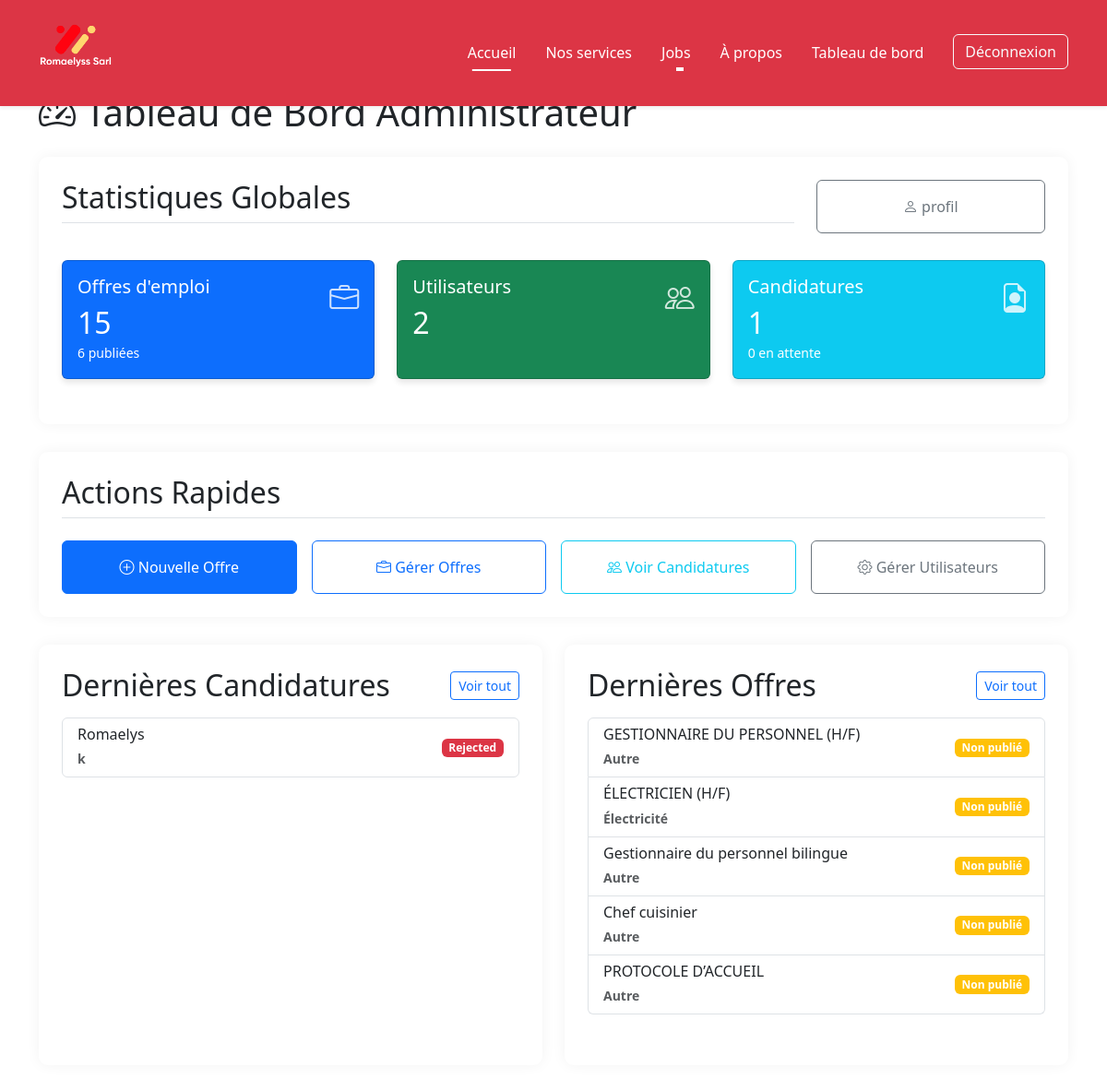
/dashboard.php (signed in), run on the app's committed database.
### tables this page shows
CREATE TABLE IF NOT EXISTS `applications` (
  `id` int NOT NULL AUTO_INCREMENT,
  `user_id` int NOT NULL,
  `job_id` int NOT NULL,
  `cover_letter` text NOT NULL,
  `cv_path` varchar(255) NOT NULL,
  `status` enum('pending','reviewed','accepted','rejected') DEFAULT 'pending',
  `applied_at` timestamp NULL DEFAULT CURRENT_TIMESTAMP,
  PRIMARY KEY (`id`),
  KEY `user_id` (`user_id`),
  KEY `job_id` (`job_id`)
);

CREATE TABLE IF NOT EXISTS `users` (
  `id` int NOT NULL AUTO_INCREMENT,
  `username` varchar(50) NOT NULL,
  `email` varchar(100) NOT NULL,
  `password` varchar(255) NOT NULL,
  `full_name` varchar(100) NOT NULL,
  `phone` varchar(20) DEFAULT NULL,
  `address` text,
  `user_type` enum('candidate','admin') DEFAULT 'candidate',
  `created_at` timestamp NULL DEFAULT CURRENT_TIMESTAMP,
  PRIMARY KEY (`id`),
  UNIQUE KEY `username` (`username`),
  UNIQUE KEY `email` (`email`)
);

CREATE TABLE IF NOT EXISTS `jobs` (
  `id` int NOT NULL AUTO_INCREMENT,
  `title` varchar(100) NOT NULL,
  `description` text NOT NULL,
  `requirements` text NOT NULL,
  `expiry_date` date NOT NULL,
  `category` varchar(50) NOT NULL,
  `image_path` varchar(255) DEFAULT NULL,
  `published` tinyint(1) DEFAULT '0',
  `created_at` timestamp NULL DEFAULT CURRENT_TIMESTAMP,
  `updated_at` timestamp NULL DEFAULT CURRENT_TIMESTAMP ON UPDATE CURRENT_TIMESTAMP,
  PRIMARY KEY (`id`)
);

### dashboard.php (the view, shortened to what this page needs)
<?php
require_once 'includes/config.php';
$stats = [
    'jobs' => $pdo->query("SELECT COUNT(*) FROM jobs")->fetchColumn(),
    'published_jobs' => $pdo->query("SELECT COUNT(*) FROM jobs WHERE published = 1")->fetchColumn(),
    'users' => $pdo->query("SELECT COUNT(*) FROM users")->fetchColumn(),
    'applications' => $pdo->query("SELECT COUNT(*) FROM applications")->fetchColumn(),
    'pending_applications' => $pdo->query("SELECT COUNT(*) FROM applications WHERE status = 'pending'")->fetchColumn()
];
$recent_applications = $pdo->query(
    "SELECT a.*, u.full_name, j.title as job_title
     FROM applications a
     JOIN users u ON a.user_id = u.id
     JOIN jobs j ON a.job_id = j.id
     ORDER BY a.applied_at DESC LIMIT 5"
)->fetchAll();
$recent_jobs = $pdo->query(
    "SELECT * FROM jobs ORDER BY created_at DESC LIMIT 5"
)->fetchAll();
?>
<!DOCTYPE html>
<html lang="fr">
<head>
    <link href="https://cdn.jsdelivr.net/npm/bootstrap@5.3.0/dist/css/bootstrap.min.css" rel="stylesheet">
    <link rel="stylesheet" href="https://cdn.jsdelivr.net/npm/bootstrap-icons@1.10.0/font/bootstrap-icons.css">
</head>
<body>
    <?php include 'includes/header.php'; ?>
    <div class="container py-5">
        <h1 class="mb-4"><i class="bi bi-speedometer2"></i> Tableau de Bord Administrateur</h1>
        <div class="dashboard-section">
            <div class="row">
                <div class="col-md-9">
        <h2 class="mb-4 border-bottom pb-2">Statistiques Globales</h2>
                </div>
                <div class="col-md-3 mx-auto">
                        <a href="profile.php" class="btn btn-outline-secondary w-100 py-3">
                            <i class="bi bi-person"></i> profil
                        </a>
                    </div>
            </div>
            <div class="row mt-3">
                <div class="col-md-4 mb-4">
                    <div class="card stat-card bg-primary text-white h-100">
                        <div class="card-body">
                            <div class="d-flex justify-content-between">
                                <div>
                                    <h5 class="card-title">Offres d'emploi</h5>
                                    <h2 class="mb-0"><?= $stats['jobs'] ?></h2>
                                    <small><?= $stats['published_jobs'] ?> publiées</small>
                                </div>
                                <i class="bi bi-briefcase stat-icon"></i>
                            </div>
                        </div>
                    </div>
                </div>
                <div class="col-md-4 mb-4">
                    <div class="card stat-card bg-success text-white h-100">
                        <div class="card-body">
                            <div class="d-flex justify-content-between">
                                <div>
                                    <h5 class="card-title">Utilisateurs</h5>
                                    <h2 class="mb-0"><?= $stats['users'] ?></h2>
                                </div>
                                <i class="bi bi-people stat-icon"></i>
                            </div>
                        </div>
                    </div>
                </div>
                <div class="col-md-4 mb-4">
                    <div class="card stat-card bg-info text-white h-100">
                        <div class="card-body">
                            <div class="d-flex justify-content-between">
                                <div>
                                    <h5 class="card-title">Candidatures</h5>
                                    <h2 class="mb-0"><?= $stats['applications'] ?></h2>
                                    <small><?= $stats['pending_applications'] ?> en attente</small>
                                </div>
                                <i class="bi bi-file-earmark-person stat-icon"></i>
                            </div>
                        </div>
                    </div>
                </div>
            </div>
        </div>
        <div class="dashboard-section">
            <h2 class="mb-4 border-bottom pb-2">Actions Rapides</h2>
            <div class="row g-3">
                <div class="col-md-3">
                    <a href="add.php" class="btn btn-primary w-100 py-3">
                        <i class="bi bi-plus-circle"></i> Nouvelle Offre
                    </a>
                </div>
                <div class="col-md-3">
                    <a href="gestion_offres.php" class="btn btn-outline-primary w-100 py-3">
                        <i class="bi bi-briefcase"></i> Gérer Offres
                    </a>
                </div>
                <div class="col-md-3">
                    <a href="gestion_candidature.php" class="btn btn-outline-info w-100 py-3">
                        <i class="bi bi-people"></i> Voir Candidatures
                    </a>
                </div>
                <div class="col-md-3">
                    <a href="users.php" class="btn btn-outline-secondary w-100 py-3">
                        <i class="bi bi-gear"></i> Gérer Utilisateurs
                    </a>
                </div>
            </div>
        </div>
        <div class="row">
            <div class="col-md-6">
                <div class="dashboard-section h-100">
                    <div class="d-flex justify-content-between align-items-center mb-3">
                        <h2 class="mb-0">Dernières Candidatures</h2>
                        <a href="gestion_candidature.php" class="btn btn-sm btn-outline-primary">Voir tout</a>
                    </div>
                    <div class="list-group">
                        <?php if (empty($recent_applications)): ?>
                            <div class="alert alert-info">Aucune candidature récente</div>
                        <?php else: ?>
                            <?php foreach ($recent_applications as $app): ?>
                                <a href="view.php?id=<?= $app['id'] ?>"
                                   class="list-group-item list-group-item-action recent-item d-flex justify-content-between align-items-center">
                                    <div>
                                        <h6 class="mb-1"><?= htmlspecialchars($app['full_name']) ?></h6>
                                        <small class="text-muted"><?= htmlspecialchars($app['job_title']) ?></small>
                                    </div>
                                    <span class="badge bg-<?=
                                        $app['status'] === 'accepted' ? 'success' :
                                        ($app['status'] === 'rejected' ? 'danger' :
                                        ($app['status'] === 'reviewed' ? 'info' : 'secondary'))
                                    ?>">
                                        <?= ucfirst($app['status']) ?>
                                    </span>
                                </a>
                            <?php endforeach; ?>
                        <?php endif; ?>
                    </div>
                </div>
            </div>
            <div class="col-md-6">
                <div class="dashboard-section h-100">
                    <div class="d-flex justify-content-between align-items-center mb-3">
                        <h2 class="mb-0">Dernières Offres</h2>
                        <a href="tous_offres.php" class="btn btn-sm btn-outline-primary">Voir tout</a>
                    </div>
                    <div class="list-group">
                        <?php if (empty($recent_jobs)): ?>
                            <div class="alert alert-info">Aucune offre récente</div>
                        <?php else: ?>
                            <?php foreach ($recent_jobs as $job): ?>
                                <a href="edit.php?id=<?= $job['id'] ?>"
                                   class="list-group-item list-group-item-action recent-item d-flex justify-content-between align-items-center">
                                    <div>
                                        <h6 class="mb-1"><?= htmlspecialchars($job['title']) ?></h6>
                                        <small class="text-muted"><?= htmlspecialchars($job['category']) ?></small>
                                    </div>
                                    <span class="badge bg-<?= $job['published'] ? 'success' : 'warning' ?>">
                                        <?= $job['published'] ? 'Publié' : 'Non publié' ?>
                                    </span>
                                </a>
                            <?php endforeach; ?>
                        <?php endif; ?>
                    </div>
                </div>
            </div>
        </div>
    </div>
</body>
</html>

### includes/header.php (shortened to what this page needs)
<head>
    <link rel="stylesheet" href="asset/css/style.css">
    <link rel="stylesheet" href="asset/css/bootstrap.css">
</head>
<nav class="navbar navbar-expand-lg navbar-dark bg-danger shadow-sm fixed-top">
    <div class="container">
    <a class="navbar-brand fw-bold fs-4" href="index.php"><img src="asset/img/LOGO_1.png" alt="Logo Romaelyss gradi" class="mb-3" style="max-width: 80px;"></a>
        <div class="collapse navbar-collapse" id="navbarNav">
            <ul class="navbar-nav ms-auto">
                <li class="nav-item">
                    <a class="nav-link active px-3" href="index.php">Accueil</a>
                </li>
                <li class="nav-item">
                    <a class="nav-link px-3" href="index.php#service">Nos services</a>
                </li>
                <li class="nav-item dropdown">
                    <a class="nav-link dropdown-toggle px-3" href="#" id="jobsDropdown" role="button" data-bs-toggle="dropdown" aria-expanded="false">
                        Jobs
                    </a>
                </li>
                <li class="nav-item">
                    <a class="nav-link px-3" href="apropos.php">À propos</a>
                </li>
                <?php if (isset($_SESSION['user_id'])): ?>
                  <?php if ($_SESSION['user_type'] === 'admin'): ?>
                    <li class="nav-item">
                      <a href="dashboard.php" class=" nav-link px-3">Tableau de bord</a>
                      </li>
                                <?php else: ?>
                                 <li class="nav-item">
                                   <a href="profile.php" class="nav-item">Mon compte</a>
                </li>
                                <?php endif; ?>
                    <li class="nav-item ms-lg-3 my-2 my-lg-0">
                        <a href="logout.php" class="btn btn-outline-light">Déconnexion</a>
                    </li>
                <?php else: ?>
                    <li class="nav-item ms-lg-3 my-2 my-lg-0">
                        <a href="login.php" class="btn btn-light text-danger fw-bold">Connexion</a>
                    </li>
                <?php endif; ?>
            </ul>
        </div>
    </div>
</nav>
    <div class="container-fluid bg-red">
      <a class="navbar-brand nav-link" href="#">Romaelyssarl</a>
      <button class="navbar-toggler" type="button" data-bs-toggle="collapse" data-bs-target="#navbarNav" aria-controls="navbarNav" aria-expanded="false" aria-label="Toggle navigation">
        <span class="navbar-toggler-icon"></span>
      </button>
    </div>

### asset/css/style.css (style rules this page uses)
* { margin: 0; padding: 0; box-sizing: border-box; }
.bg-red { background-color: #dc3545 !important; }
body { background-color: #f8f9fa; font-family: 'Segoe UI', sans-serif; }
.navbar .nav-link { color: #fff !important; transition: color 0.3s ease; }
.navbar .nav-link { color: white !important; }
body { background-color: #f8f9fa; }
.list-group-item { background-color: transparent; border: none; font-weight: bold; }

### dashboard.php (style rules this page uses)
.stat-card { border-radius: 10px; transition: transform 0.3s; border: none; box-shadow: 0 4px 6px rgba(0,0,0,0.1); }
.stat-icon { font-size: 2rem; opacity: 0.8; }
.recent-item { transition: background-color 0.2s; }
.dashboard-section { background: white; border-radius: 10px; box-shadow: 0 0 15px rgba(0,0,0,0.05); padding: 25px; margin-bottom: 30px; }

### includes/header.php (style rules this page uses)
.navbar { padding: 1rem 0; transition: all 0.3s; }
.nav-link { position: relative; font-weight: 500; }
.nav-link::after { content: ''; position: absolute; width: 0; height: 2px; bottom: 0; left: 50%; background-color: white; transition: all 0.3s; transform: translateX(-50%); }
.nav-link:hover::after, .nav-link.active::after { width: 50%; }

### data on the page
applications: user.full_name "Romaelys", job.title "k", status "Rejected"
jobs: title "GESTIONNAIRE DU PERSONNEL (H/F)", category "Autre", published "Non publié"
jobs: title "ÉLECTRICIEN (H/F)", category "Électricité", published "Non publié"
jobs: title "Gestionnaire du personnel bilingue", category "Autre", published "Non publié"
jobs: title "Chef cuisinier", category "Autre", published "Non publié"
jobs: title "PROTOCOLE D’ACCUEIL", category "Autre", published "Non publié"

### other printed values
$stats['jobs'] "15"
$stats['published_jobs'] "6"
$stats['users'] "2"
$stats['applications'] "1"
$stats['pending_applications'] "0"
